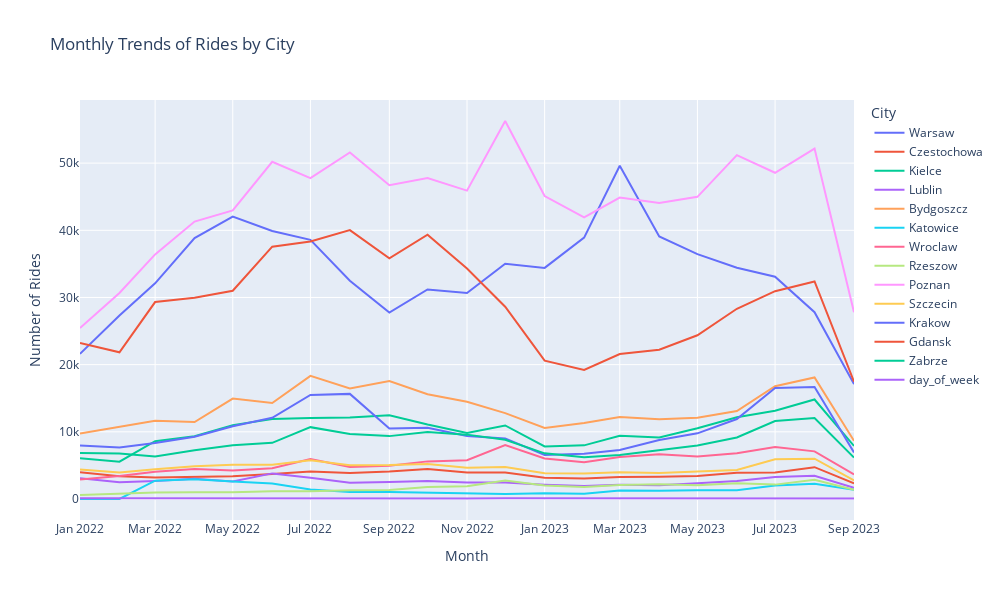

The notebook cell this image was saved under:
### Code cell
numeric_columns = df.select_dtypes(include=[np.number]).columns

monthly_data = df.groupby('month')[numeric_columns].sum().reset_index()
monthly_data['month'] = monthly_data['month'].dt.to_timestamp()

melted_data = monthly_data.melt(id_vars=['month'], var_name='City', value_name='Rides')

fig = px.line(melted_data, x='month', y='Rides', color='City',
              title='Monthly Trends of Rides by City',
              labels={'month': 'Month', 'Rides': 'Number of Rides'},
              line_shape='linear', render_mode='svg')

fig.update_layout(legend_title_text='City',
                  xaxis_title='Month',
                  yaxis_title='Number of Rides',
                  height=600, width=1000)

fig.show()

### Figure 1 — Plotly figure (JSON) as saved in the notebook; plotly's stock layout.template omitted (floating-point values rounded to 4 significant figures)
{"data": [{"hovertemplate": "City=Warsaw<br>Month=%{x}<br>Number of Rides=%{y}<extra></extra>", "legendgroup": "Warsaw", "line": {"color": "#636efa", "dash": "solid", "shape": "linear"}, "marker": {"symbol": "circle"}, "mode": "lines", "name": "Warsaw", "orientation": "v", "showlegend": true, "type": "scatter", "x": ["2022-01-01T00:00:00", "2022-02-01T00:00:00", "2022-03-01T00:00:00", "2022-04-01T00:00:00", "2022-05-01T00:00:00", "2022-06-01T00:00:00", "2022-07-01T00:00:00", "2022-08-01T00:00:00", "2022-09-01T00:00:00", "2022-10-01T00:00:00", "2022-11-01T00:00:00", "2022-12-01T00:00:00", "2023-01-01T00:00:00", "2023-02-01T00:00:00", "2023-03-01T00:00:00", "2023-04-01T00:00:00", "2023-05-01T00:00:00", "2023-06-01T00:00:00", "2023-07-01T00:00:00", "2023-08-01T00:00:00", "2023-09-01T00:00:00"], "xaxis": "x", "y": [21603, 27320, 32104, 38842, 42039, 39890, 38581, 32498, 27740, 31195, 30653, 35017, 34404, 38905, 49614, 39093, 36444, 34421, 33086, 27813, 17099], "yaxis": "y"}, {"hovertemplate": "City=Czestochowa<br>Month=%{x}<br>Number of Rides=%{y}<extra></extra>", "legendgroup": "Czestochowa", "line": {"color": "#EF553B", "dash": "solid", "shape": "linear"}, "marker": {"symbol": "circle"}, "mode": "lines", "name": "Czestochowa", "orientation": "v", "showlegend": true, "type": "scatter", "x": ["2022-01-01T00:00:00", "2022-02-01T00:00:00", "2022-03-01T00:00:00", "2022-04-01T00:00:00", "2022-05-01T00:00:00", "2022-06-01T00:00:00", "2022-07-01T00:00:00", "2022-08-01T00:00:00", "2022-09-01T00:00:00", "2022-10-01T00:00:00", "2022-11-01T00:00:00", "2022-12-01T00:00:00", "2023-01-01T00:00:00", "2023-02-01T00:00:00", "2023-03-01T00:00:00", "2023-04-01T00:00:00", "2023-05-01T00:00:00", "2023-06-01T00:00:00", "2023-07-01T00:00:00", "2023-08-01T00:00:00", "2023-09-01T00:00:00"], "xaxis": "x", "y": [3982, 3387, 3207, 3345, 3383, 3706, 4105, 3868, 4089, 4469, 3935, 3935, 3165, 3037, 3259, 3329, 3419, 3918, 3941, 4739, 2320], "yaxis": "y"}, {"hovertemplate": "City=Kielce<br>Month=%{x}<br>Number of Rides=%{y}<extra></extra>", "legendgroup": "Kielce", "line": {"color": "#00cc96", "dash": "solid", "shape": "linear"}, "marker": {"symbol": "circle"}, "mode": "lines", "name": "Kielce", "orientation": "v", "showlegend": true, "type": "scatter", "x": ["2022-01-01T00:00:00", "2022-02-01T00:00:00", "2022-03-01T00:00:00", "2022-04-01T00:00:00", "2022-05-01T00:00:00", "2022-06-01T00:00:00", "2022-07-01T00:00:00", "2022-08-01T00:00:00", "2022-09-01T00:00:00", "2022-10-01T00:00:00", "2022-11-01T00:00:00", "2022-12-01T00:00:00", "2023-01-01T00:00:00", "2023-02-01T00:00:00", "2023-03-01T00:00:00", "2023-04-01T00:00:00", "2023-05-01T00:00:00", "2023-06-01T00:00:00", "2023-07-01T00:00:00", "2023-08-01T00:00:00", "2023-09-01T00:00:00"], "xaxis": "x", "y": [6065, 5563, 8613, 9351, 11000, 11914, 12050, 12149, 12472, 11092, 9841, 10951, 7823, 7986, 9420, 9157, 10532, 12178, 13147, 14810, 7896], "yaxis": "y"}, {"hovertemplate": "City=Lublin<br>Month=%{x}<br>Number of Rides=%{y}<extra></extra>", "legendgroup": "Lublin", "line": {"color": "#ab63fa", "dash": "solid", "shape": "linear"}, "marker": {"symbol": "circle"}, "mode": "lines", "name": "Lublin", "orientation": "v", "showlegend": true, "type": "scatter", "x": ["2022-01-01T00:00:00", "2022-02-01T00:00:00", "2022-03-01T00:00:00", "2022-04-01T00:00:00", "2022-05-01T00:00:00", "2022-06-01T00:00:00", "2022-07-01T00:00:00", "2022-08-01T00:00:00", "2022-09-01T00:00:00", "2022-10-01T00:00:00", "2022-11-01T00:00:00", "2022-12-01T00:00:00", "2023-01-01T00:00:00", "2023-02-01T00:00:00", "2023-03-01T00:00:00", "2023-04-01T00:00:00", "2023-05-01T00:00:00", "2023-06-01T00:00:00", "2023-07-01T00:00:00", "2023-08-01T00:00:00", "2023-09-01T00:00:00"], "xaxis": "x", "y": [3083, 2479, 2667, 2997, 2612, 3813, 3179, 2423, 2521, 2687, 2452, 2464, 2135, 1931, 2118, 2062, 2358, 2679, 3285, 3473, 1657], "yaxis": "y"}, {"hovertemplate": "City=Bydgoszcz<br>Month=%{x}<br>Number of Rides=%{y}<extra></extra>", "legendgroup": "Bydgoszcz", "line": {"color": "#FFA15A", "dash": "solid", "shape": "linear"}, "marker": {"symbol": "circle"}, "mode": "lines", "name": "Bydgoszcz", "orientation": "v", "showlegend": true, "type": "scatter", "x": ["2022-01-01T00:00:00", "2022-02-01T00:00:00", "2022-03-01T00:00:00", "2022-04-01T00:00:00", "2022-05-01T00:00:00", "2022-06-01T00:00:00", "2022-07-01T00:00:00", "2022-08-01T00:00:00", "2022-09-01T00:00:00", "2022-10-01T00:00:00", "2022-11-01T00:00:00", "2022-12-01T00:00:00", "2023-01-01T00:00:00", "2023-02-01T00:00:00", "2023-03-01T00:00:00", "2023-04-01T00:00:00", "2023-05-01T00:00:00", "2023-06-01T00:00:00", "2023-07-01T00:00:00", "2023-08-01T00:00:00", "2023-09-01T00:00:00"], "xaxis": "x", "y": [9743, 10773, 11634, 11465, 14948, 14285, 18330, 16456, 17547, 15597, 14472, 12788, 10586, 11312, 12223, 11855, 12110, 13089, 16796, 18087, 8663], "yaxis": "y"}, {"hovertemplate": "City=Katowice<br>Month=%{x}<br>Number of Rides=%{y}<extra></extra>", "legendgroup": "Katowice", "line": {"color": "#19d3f3", "dash": "solid", "shape": "linear"}, "marker": {"symbol": "circle"}, "mode": "lines", "name": "Katowice", "orientation": "v", "showlegend": true, "type": "scatter", "x": ["2022-01-01T00:00:00", "2022-02-01T00:00:00", "2022-03-01T00:00:00", "2022-04-01T00:00:00", "2022-05-01T00:00:00", "2022-06-01T00:00:00", "2022-07-01T00:00:00", "2022-08-01T00:00:00", "2022-09-01T00:00:00", "2022-10-01T00:00:00", "2022-11-01T00:00:00", "2022-12-01T00:00:00", "2023-01-01T00:00:00", "2023-02-01T00:00:00", "2023-03-01T00:00:00", "2023-04-01T00:00:00", "2023-05-01T00:00:00", "2023-06-01T00:00:00", "2023-07-01T00:00:00", "2023-08-01T00:00:00", "2023-09-01T00:00:00"], "xaxis": "x", "y": [0, 0, 2731, 2952, 2617, 2301, 1416, 1027, 1050, 957, 878, 761, 846, 772, 1247, 1212, 1319, 1295, 2002, 2280, 1391], "yaxis": "y"}, {"hovertemplate": "City=Wroclaw<br>Month=%{x}<br>Number of Rides=%{y}<extra></extra>", "legendgroup": "Wroclaw", "line": {"color": "#FF6692", "dash": "solid", "shape": "linear"}, "marker": {"symbol": "circle"}, "mode": "lines", "name": "Wroclaw", "orientation": "v", "showlegend": true, "type": "scatter", "x": ["2022-01-01T00:00:00", "2022-02-01T00:00:00", "2022-03-01T00:00:00", "2022-04-01T00:00:00", "2022-05-01T00:00:00", "2022-06-01T00:00:00", "2022-07-01T00:00:00", "2022-08-01T00:00:00", "2022-09-01T00:00:00", "2022-10-01T00:00:00", "2022-11-01T00:00:00", "2022-12-01T00:00:00", "2023-01-01T00:00:00", "2023-02-01T00:00:00", "2023-03-01T00:00:00", "2023-04-01T00:00:00", "2023-05-01T00:00:00", "2023-06-01T00:00:00", "2023-07-01T00:00:00", "2023-08-01T00:00:00", "2023-09-01T00:00:00"], "xaxis": "x", "y": [2887, 3419, 4054, 4474, 4233, 4592, 5940, 4775, 4953, 5600, 5775, 8022, 6026, 5485, 6264, 6680, 6312, 6816, 7750, 7089, 3660], "yaxis": "y"}, {"hovertemplate": "City=Rzeszow<br>Month=%{x}<br>Number of Rides=%{y}<extra></extra>", "legendgroup": "Rzeszow", "line": {"color": "#B6E880", "dash": "solid", "shape": "linear"}, "marker": {"symbol": "circle"}, "mode": "lines", "name": "Rzeszow", "orientation": "v", "showlegend": true, "type": "scatter", "x": ["2022-01-01T00:00:00", "2022-02-01T00:00:00", "2022-03-01T00:00:00", "2022-04-01T00:00:00", "2022-05-01T00:00:00", "2022-06-01T00:00:00", "2022-07-01T00:00:00", "2022-08-01T00:00:00", "2022-09-01T00:00:00", "2022-10-01T00:00:00", "2022-11-01T00:00:00", "2022-12-01T00:00:00", "2023-01-01T00:00:00", "2023-02-01T00:00:00", "2023-03-01T00:00:00", "2023-04-01T00:00:00", "2023-05-01T00:00:00", "2023-06-01T00:00:00", "2023-07-01T00:00:00", "2023-08-01T00:00:00", "2023-09-01T00:00:00"], "xaxis": "x", "y": [586, 777, 957, 994, 993, 1145, 1169, 1317, 1349, 1781, 1902, 2734, 2013, 1790, 2077, 2189, 2033, 2329, 2140, 2858, 1374], "yaxis": "y"}, {"hovertemplate": "City=Poznan<br>Month=%{x}<br>Number of Rides=%{y}<extra></extra>", "legendgroup": "Poznan", "line": {"color": "#FF97FF", "dash": "solid", "shape": "linear"}, "marker": {"symbol": "circle"}, "mode": "lines", "name": "Poznan", "orientation": "v", "showlegend": true, "type": "scatter", "x": ["2022-01-01T00:00:00", "2022-02-01T00:00:00", "2022-03-01T00:00:00", "2022-04-01T00:00:00", "2022-05-01T00:00:00", "2022-06-01T00:00:00", "2022-07-01T00:00:00", "2022-08-01T00:00:00", "2022-09-01T00:00:00", "2022-10-01T00:00:00", "2022-11-01T00:00:00", "2022-12-01T00:00:00", "2023-01-01T00:00:00", "2023-02-01T00:00:00", "2023-03-01T00:00:00", "2023-04-01T00:00:00", "2023-05-01T00:00:00", "2023-06-01T00:00:00", "2023-07-01T00:00:00", "2023-08-01T00:00:00", "2023-09-01T00:00:00"], "xaxis": "x", "y": [25437, 30664, 36418, 41302, 42952, 50200, 47768, 51593, 46708, 47788, 45899, 56270, 45098, 41935, 44878, 44057, 44983, 51188, 48562, 52168, 27788], "yaxis": "y"}, {"hovertemplate": "City=Szczecin<br>Month=%{x}<br>Number of Rides=%{y}<extra></extra>", "legendgroup": "Szczecin", "line": {"color": "#FECB52", "dash": "solid", "shape": "linear"}, "marker": {"symbol": "circle"}, "mode": "lines", "name": "Szczecin", "orientation": "v", "showlegend": true, "type": "scatter", "x": ["2022-01-01T00:00:00", "2022-02-01T00:00:00", "2022-03-01T00:00:00", "2022-04-01T00:00:00", "2022-05-01T00:00:00", "2022-06-01T00:00:00", "2022-07-01T00:00:00", "2022-08-01T00:00:00", "2022-09-01T00:00:00", "2022-10-01T00:00:00", "2022-11-01T00:00:00", "2022-12-01T00:00:00", "2023-01-01T00:00:00", "2023-02-01T00:00:00", "2023-03-01T00:00:00", "2023-04-01T00:00:00", "2023-05-01T00:00:00", "2023-06-01T00:00:00", "2023-07-01T00:00:00", "2023-08-01T00:00:00", "2023-09-01T00:00:00"], "xaxis": "x", "y": [4409, 3948, 4437, 4861, 5087, 5091, 5758, 5042, 5048, 5215, 4637, 4758, 3834, 3793, 3965, 3869, 4076, 4311, 5920, 5998, 2766], "yaxis": "y"}, {"hovertemplate": "City=Krakow<br>Month=%{x}<br>Number of Rides=%{y}<extra></extra>", "legendgroup": "Krakow", "line": {"color": "#636efa", "dash": "solid", "shape": "linear"}, "marker": {"symbol": "circle"}, "mode": "lines", "name": "Krakow", "orientation": "v", "showlegend": true, "type": "scatter", "x": ["2022-01-01T00:00:00", "2022-02-01T00:00:00", "2022-03-01T00:00:00", "2022-04-01T00:00:00", "2022-05-01T00:00:00", "2022-06-01T00:00:00", "2022-07-01T00:00:00", "2022-08-01T00:00:00", "2022-09-01T00:00:00", "2022-10-01T00:00:00", "2022-11-01T00:00:00", "2022-12-01T00:00:00", "2023-01-01T00:00:00", "2023-02-01T00:00:00", "2023-03-01T00:00:00", "2023-04-01T00:00:00", "2023-05-01T00:00:00", "2023-06-01T00:00:00", "2023-07-01T00:00:00", "2023-08-01T00:00:00", "2023-09-01T00:00:00"], "xaxis": "x", "y": [7950, 7675, 8343, 9257, 10824, 12080, 15492, 15648, 10488, 10598, 9370, 9021, 6563, 6720, 7286, 8783, 9771, 11905, 16520, 16666, 6936], "yaxis": "y"}, {"hovertemplate": "City=Gdansk<br>Month=%{x}<br>Number of Rides=%{y}<extra></extra>", "legendgroup": "Gdansk", "line": {"color": "#EF553B", "dash": "solid", "shape": "linear"}, "marker": {"symbol": "circle"}, "mode": "lines", "name": "Gdansk", "orientation": "v", "showlegend": true, "type": "scatter", "x": ["2022-01-01T00:00:00", "2022-02-01T00:00:00", "2022-03-01T00:00:00", "2022-04-01T00:00:00", "2022-05-01T00:00:00", "2022-06-01T00:00:00", "2022-07-01T00:00:00", "2022-08-01T00:00:00", "2022-09-01T00:00:00", "2022-10-01T00:00:00", "2022-11-01T00:00:00", "2022-12-01T00:00:00", "2023-01-01T00:00:00", "2023-02-01T00:00:00", "2023-03-01T00:00:00", "2023-04-01T00:00:00", "2023-05-01T00:00:00", "2023-06-01T00:00:00", "2023-07-01T00:00:00", "2023-08-01T00:00:00", "2023-09-01T00:00:00"], "xaxis": "x", "y": [23215, 21837, 29317, 29944, 31006, 37562, 38328, 40028, 35820, 39353, 34318, 28616, 20592, 19219, 21575, 22222, 24367, 28319, 30937, 32377, 17469], "yaxis": "y"}, {"hovertemplate": "City=Zabrze<br>Month=%{x}<br>Number of Rides=%{y}<extra></extra>", "legendgroup": "Zabrze", "line": {"color": "#00cc96", "dash": "solid", "shape": "linear"}, "marker": {"symbol": "circle"}, "mode": "lines", "name": "Zabrze", "orientation": "v", "showlegend": true, "type": "scatter", "x": ["2022-01-01T00:00:00", "2022-02-01T00:00:00", "2022-03-01T00:00:00", "2022-04-01T00:00:00", "2022-05-01T00:00:00", "2022-06-01T00:00:00", "2022-07-01T00:00:00", "2022-08-01T00:00:00", "2022-09-01T00:00:00", "2022-10-01T00:00:00", "2022-11-01T00:00:00", "2022-12-01T00:00:00", "2023-01-01T00:00:00", "2023-02-01T00:00:00", "2023-03-01T00:00:00", "2023-04-01T00:00:00", "2023-05-01T00:00:00", "2023-06-01T00:00:00", "2023-07-01T00:00:00", "2023-08-01T00:00:00", "2023-09-01T00:00:00"], "xaxis": "x", "y": [6852, 6766, 6324, 7262, 8008, 8364, 10697, 9690, 9360, 9989, 9582, 8816, 6795, 6224, 6538, 7214, 7972, 9154, 11597, 12055, 6162], "yaxis": "y"}, {"hovertemplate": "City=day_of_week<br>Month=%{x}<br>Number of Rides=%{y}<extra></extra>", "legendgroup": "day_of_week", "line": {"color": "#ab63fa", "dash": "solid", "shape": "linear"}, "marker": {"symbol": "circle"}, "mode": "lines", "name": "day_of_week", "orientation": "v", "showlegend": true, "type": "scatter", "x": ["2022-01-01T00:00:00", "2022-02-01T00:00:00", "2022-03-01T00:00:00", "2022-04-01T00:00:00", "2022-05-01T00:00:00", "2022-06-01T00:00:00", "2022-07-01T00:00:00", "2022-08-01T00:00:00", "2022-09-01T00:00:00", "2022-10-01T00:00:00", "2022-11-01T00:00:00", "2022-12-01T00:00:00", "2023-01-01T00:00:00", "2023-02-01T00:00:00", "2023-03-01T00:00:00", "2023-04-01T00:00:00", "2023-05-01T00:00:00", "2023-06-01T00:00:00", "2023-07-01T00:00:00", "2023-08-01T00:00:00", "2023-09-01T00:00:00"], "xaxis": "x", "y": [95, 84, 90, 93, 91, 89, 99, 87, 91, 95, 87, 96, 91, 84, 93, 95, 87, 91, 95, 90, 57], "yaxis": "y"}], "layout": {"height": 600, "legend": {"title": {"text": "City"}, "tracegroupgap": 0}, "title": {"text": "Monthly Trends of Rides by City"}, "width": 1000, "xaxis": {"anchor": "y", "domain": [0, 1], "title": {"text": "Month"}}, "yaxis": {"anchor": "x", "domain": [0, 1], "title": {"text": "Number of Rides"}}}}
